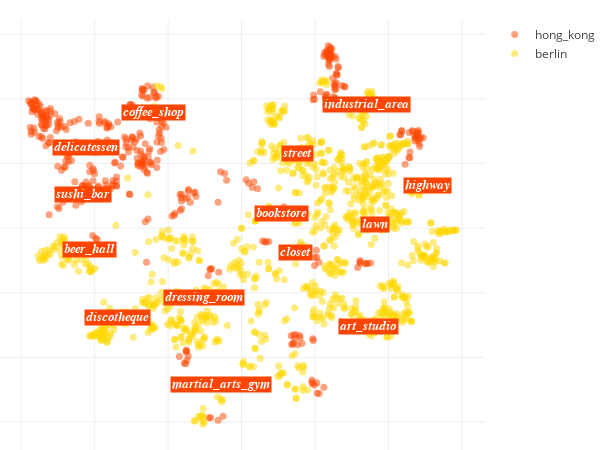

The cell this chart's notebook holds for it:
### Code cell
locations_scatter(city_data, opposite_city_data)

### Figure 1 — Plotly figure (JSON) as saved in the notebook; plotly's stock layout.template omitted (floating-point values rounded to 4 significant figures; data arrays with more than 128 entries replaced by an {"elided": "..."} marker saying what was removed)
{"data": [{"hoverinfo": "text+x+y", "marker": {"color": "orangered", "opacity": 0.5, "size": 7}, "mode": "markers", "name": "hong_kong", "text": {"elided": "420 str values"}, "type": "scatter", "uid": "b8e8c974-4a5e-11e9-8ee0-3c15c2cf2370", "x": {"elided": "420 float values"}, "y": {"elided": "420 float values"}}, {"hoverinfo": "text+x+y", "marker": {"color": "gold", "opacity": 0.5, "size": 7}, "mode": "markers", "name": "berlin", "text": {"elided": "1086 str values"}, "type": "scatter", "uid": "b8e8dcde-4a5e-11e9-89dd-3c15c2cf2370", "x": {"elided": "1086 float values"}, "y": {"elided": "1086 float values"}}], "layout": {"annotations": [{"bgcolor": "orangered", "font": {"color": "white", "family": "arial", "size": 12.5}, "opacity": 1, "showarrow": false, "text": "<i><b>closet", "x": 14.53, "xanchor": "center", "y": -7.438}, {"bgcolor": "orangered", "font": {"color": "white", "family": "arial", "size": 12.5}, "opacity": 1, "showarrow": false, "text": "<i><b>dressing_room", "x": -10.14, "xanchor": "center", "y": -21.41}, {"bgcolor": "orangered", "font": {"color": "white", "family": "arial", "size": 12.5}, "opacity": 1, "showarrow": false, "text": "<i><b>beer_hall", "x": -41.28, "xanchor": "center", "y": -6.519}, {"bgcolor": "orangered", "font": {"color": "white", "family": "arial", "size": 12.5}, "opacity": 1, "showarrow": false, "text": "<i><b>industrial_area", "x": 33.96, "xanchor": "center", "y": 38.38}, {"bgcolor": "orangered", "font": {"color": "white", "family": "arial", "size": 12.5}, "opacity": 1, "showarrow": false, "text": "<i><b>lawn", "x": 36.37, "xanchor": "center", "y": 1.079}, {"bgcolor": "orangered", "font": {"color": "white", "family": "arial", "size": 12.5}, "opacity": 1, "showarrow": false, "text": "<i><b>martial_arts_gym", "x": -5.728, "xanchor": "center", "y": -48.49}, {"bgcolor": "orangered", "font": {"color": "white", "family": "arial", "size": 12.5}, "opacity": 1, "showarrow": false, "text": "<i><b>bookstore", "x": 10.95, "xanchor": "center", "y": 4.483}, {"bgcolor": "orangered", "font": {"color": "white", "family": "arial", "size": 12.5}, "opacity": 1, "showarrow": false, "text": "<i><b>highway", "x": 50.63, "xanchor": "center", "y": 13.24}, {"bgcolor": "orangered", "font": {"color": "white", "family": "arial", "size": 12.5}, "opacity": 1, "showarrow": false, "text": "<i><b>discotheque", "x": -33.9, "xanchor": "center", "y": -27.62}, {"bgcolor": "orangered", "font": {"color": "white", "family": "arial", "size": 12.5}, "opacity": 1, "showarrow": false, "text": "<i><b>sushi_bar", "x": -43.27, "xanchor": "center", "y": 10.4}, {"bgcolor": "orangered", "font": {"color": "white", "family": "arial", "size": 12.5}, "opacity": 1, "showarrow": false, "text": "<i><b>art_studio", "x": 34.44, "xanchor": "center", "y": -30.29}, {"bgcolor": "orangered", "font": {"color": "white", "family": "arial", "size": 12.5}, "opacity": 1, "showarrow": false, "text": "<i><b>coffee_shop", "x": -23.88, "xanchor": "center", "y": 35.75}, {"bgcolor": "orangered", "font": {"color": "white", "family": "arial", "size": 12.5}, "opacity": 1, "showarrow": false, "text": "<i><b>delicatessen", "x": -42.35, "xanchor": "center", "y": 25.06}, {"bgcolor": "orangered", "font": {"color": "white", "family": "arial", "size": 12.5}, "opacity": 1, "showarrow": false, "text": "<i><b>street", "x": 15.28, "xanchor": "center", "y": 23.07}], "height": 450, "hovermode": "closest", "margin": {"b": 0, "l": 0, "r": 30, "t": 20}, "width": 600, "xaxis": {"showticklabels": false, "zeroline": false}, "yaxis": {"showticklabels": false, "zeroline": false}}}
